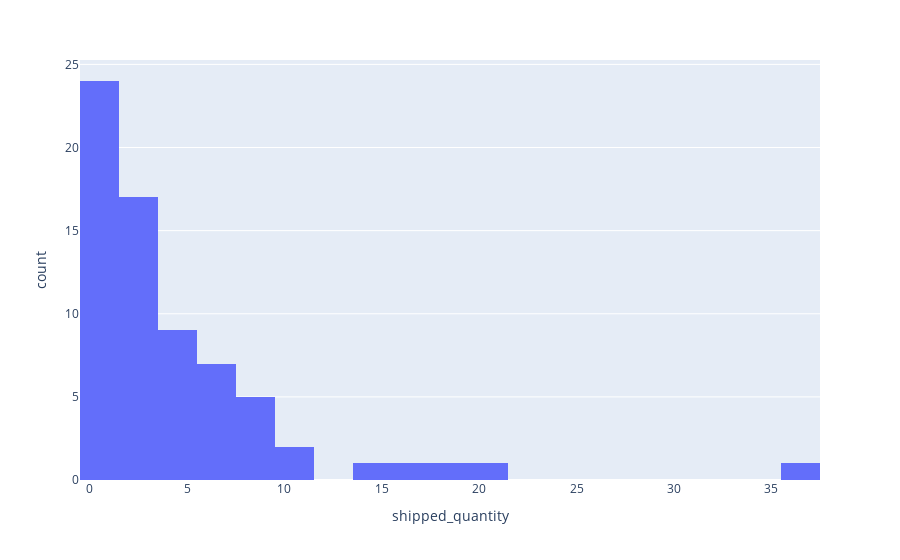

Source (notebook cell):
### Markdown cell above
# EDA

### Code cell
fig = px.histogram(df_t, x="shipped_quantity", nbins=20)
fig.show()

### Figure 1 — Plotly figure (JSON) as saved in the notebook; plotly's stock layout.template omitted (floating-point values rounded to 4 significant figures)
{"data": [{"alignmentgroup": "True", "bingroup": "x", "hovertemplate": "shipped_quantity=%{x}<br>count=%{y}<extra></extra>", "legendgroup": "", "marker": {"color": "#636efa", "pattern": {"shape": ""}}, "name": "", "nbinsx": 20, "offsetgroup": "", "orientation": "v", "showlegend": false, "type": "histogram", "x": [1, 1, 4, 1, 10, 1, 8, 4, 1, 16, 1, 2, 6, 1, 2, 1, 4, 36, 5, 2, 2, 2, 2, 8, 4, 4, 2, 2, 1, 4, 6, 3, 1, 6, 6, 2, 2, 1, 2, 1, 1, 2, 3, 1, 1, 2, 1, 6, 1, 1, 20, 1, 2, 14, 6, 9, 9, 1, 1, 2, 1, 5, 4, 1, 9, 11, 18, 1, 6], "xaxis": "x", "yaxis": "y"}], "layout": {"barmode": "relative", "legend": {"tracegroupgap": 0}, "margin": {"t": 60}, "xaxis": {"anchor": "y", "domain": [0, 1], "title": {"text": "shipped_quantity"}}, "yaxis": {"anchor": "x", "domain": [0, 1], "title": {"text": "count"}}}}
